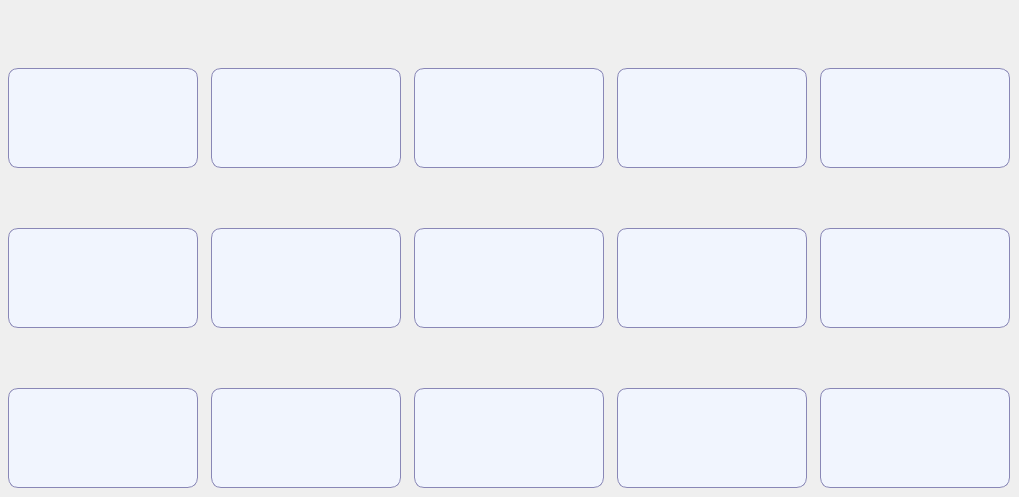
     <widget class="QWidget" name="page_5">
      <widget class="QPushButton" name="Btn_copyStacking13">
       <property name="geometry">
        <rect>
         <x>414</x>
         <y>388</y>
         <width>190</width>
         <height>100</height>
        </rect>
       </property>
       <property name="minimumSize">
        <size>
         <width>190</width>
         <height>100</height>
        </size>
       </property>
       <property name="maximumSize">
        <size>
         <width>190</width>
         <height>100</height>
        </size>
       </property>
       <property name="font">
        <font>
         <pointsize>18</pointsize>
        </font>
       </property>
       <property name="styleSheet">
        <string notr="true">QPushButton
{
    background-color:#F1F5FE;
    border-style:solid; /*边框风格*/
    border-width:1px;/*边框宽度*/
    border-color:#8987B6; /*边框颜色*/
    border-radius:10px; /*边框倒角*/
}
QPushButton:pressed,QPushButton::checked
{
    border-style:outset; /*边框风格*/
    background-color:qlineargradient(x1: 0, y1: 0, x2: 0, y2: 1, stop:0 #00befa, stop: 1 #0160ea);/*背景色*/
    border-width:1px;/*边框宽度*/
    border-color:#0055ff; /*边框颜色*/
    border-radius:10px; /*边框倒角*/
}</string>
       </property>
       <property name="text">
        <string/>
       </property>
       <property name="iconSize">
        <size>
         <width>40</width>
         <height>40</height>
        </size>
       </property>
       <property name="checkable">
        <bool>false</bool>
       </property>
       <property name="autoExclusive">
        <bool>false</bool>
       </property>
      </widget>
      <widget class="QPushButton" name="Btn_copyStacking12">
       <property name="geometry">
        <rect>
         <x>211</x>
         <y>388</y>
         <width>190</width>
         <height>100</height>
        </rect>
       </property>
       <property name="minimumSize">
        <size>
         <width>190</width>
         <height>100</height>
        </size>
       </property>
       <property name="maximumSize">
        <size>
         <width>190</width>
         <height>100</height>
        </size>
       </property>
       <property name="font">
        <font>
         <pointsize>18</pointsize>
        </font>
       </property>
       <property name="styleSheet">
        <string notr="true">QPushButton
{
    background-color:#F1F5FE;
    border-style:solid; /*边框风格*/
    border-width:1px;/*边框宽度*/
    border-color:#8987B6; /*边框颜色*/
    border-radius:10px; /*边框倒角*/
}
QPushButton:pressed,QPushButton::checked
{
    border-style:outset; /*边框风格*/
    background-color:qlineargradient(x1: 0, y1: 0, x2: 0, y2: 1, stop:0 #00befa, stop: 1 #0160ea);/*背景色*/
    border-width:1px;/*边框宽度*/
    border-color:#0055ff; /*边框颜色*/
    border-radius:10px; /*边框倒角*/
}</string>
       </property>
       <property name="text">
        <string/>
       </property>
       <property name="iconSize">
        <size>
         <width>40</width>
         <height>40</height>
        </size>
       </property>
       <property name="checkable">
        <bool>false</bool>
       </property>
       <property name="autoExclusive">
        <bool>false</bool>
       </property>
      </widget>
      <widget class="QPushButton" name="Btn_copyStacking9">
       <property name="geometry">
        <rect>
         <x>617</x>
         <y>228</y>
         <width>190</width>
         <height>100</height>
        </rect>
       </property>
       <property name="minimumSize">
        <size>
         <width>190</width>
         <height>100</height>
        </size>
       </property>
       <property name="maximumSize">
        <size>
         <width>190</width>
         <height>100</height>
        </size>
       </property>
       <property name="font">
        <font>
         <pointsize>18</pointsize>
        </font>
       </property>
       <property name="styleSheet">
        <string notr="true">QPushButton
{
    background-color:#F1F5FE;
    border-style:solid; /*边框风格*/
    border-width:1px;/*边框宽度*/
    border-color:#8987B6; /*边框颜色*/
    border-radius:10px; /*边框倒角*/
}
QPushButton:pressed,QPushButton::checked
{
    border-style:outset; /*边框风格*/
    background-color:qlineargradient(x1: 0, y1: 0, x2: 0, y2: 1, stop:0 #00befa, stop: 1 #0160ea);/*背景色*/
    border-width:1px;/*边框宽度*/
    border-color:#0055ff; /*边框颜色*/
    border-radius:10px; /*边框倒角*/
}</string>
       </property>
       <property name="text">
        <string/>
       </property>
       <property name="iconSize">
        <size>
         <width>40</width>
         <height>40</height>
        </size>
       </property>
       <property name="checkable">
        <bool>false</bool>
       </property>
       <property name="autoExclusive">
        <bool>false</bool>
       </property>
      </widget>
      <widget class="QPushButton" name="Btn_copyStacking6">
       <property name="geometry">
        <rect>
         <x>8</x>
         <y>228</y>
         <width>190</width>
         <height>100</height>
        </rect>
       </property>
       <property name="minimumSize">
        <size>
         <width>190</width>
         <height>100</height>
        </size>
       </property>
       <property name="maximumSize">
        <size>
         <width>190</width>
         <height>100</height>
        </size>
       </property>
       <property name="font">
        <font>
         <pointsize>18</pointsize>
        </font>
       </property>
       <property name="styleSheet">
        <string notr="true">QPushButton
{
    background-color:#F1F5FE;
    border-style:solid; /*边框风格*/
    border-width:1px;/*边框宽度*/
    border-color:#8987B6; /*边框颜色*/
    border-radius:10px; /*边框倒角*/
}
QPushButton:pressed,QPushButton::checked
{
    border-style:outset; /*边框风格*/
    background-color:qlineargradient(x1: 0, y1: 0, x2: 0, y2: 1, stop:0 #00befa, stop: 1 #0160ea);/*背景色*/
    border-width:1px;/*边框宽度*/
    border-color:#0055ff; /*边框颜色*/
    border-radius:10px; /*边框倒角*/
}</string>
       </property>
       <property name="text">
        <string/>
       </property>
       <property name="iconSize">
        <size>
         <width>40</width>
         <height>40</height>
        </size>
       </property>
       <property name="checkable">
        <bool>false</bool>
       </property>
       <property name="autoExclusive">
        <bool>false</bool>
       </property>
      </widget>
      <widget class="QPushButton" name="Btn_copyStacking8">
       <property name="geometry">
        <rect>
         <x>414</x>
         <y>228</y>
         <width>190</width>
         <height>100</height>
        </rect>
       </property>
       <property name="minimumSize">
        <size>
         <width>190</width>
         <height>100</height>
        </size>
       </property>
       <property name="maximumSize">
        <size>
         <width>190</width>
         <height>100</height>
        </size>
       </property>
       <property name="font">
        <font>
         <pointsize>18</pointsize>
        </font>
       </property>
       <property name="styleSheet">
        <string notr="true">QPushButton
{
    background-color:#F1F5FE;
    border-style:solid; /*边框风格*/
    border-width:1px;/*边框宽度*/
    border-color:#8987B6; /*边框颜色*/
    border-radius:10px; /*边框倒角*/
}
QPushButton:pressed,QPushButton::checked
{
    border-style:outset; /*边框风格*/
    background-color:qlineargradient(x1: 0, y1: 0, x2: 0, y2: 1, stop:0 #00befa, stop: 1 #0160ea);/*背景色*/
    border-width:1px;/*边框宽度*/
    border-color:#0055ff; /*边框颜色*/
    border-radius:10px; /*边框倒角*/
}</string>
       </property>
       <property name="text">
        <string/>
       </property>
       <property name="iconSize">
        <size>
         <width>40</width>
         <height>40</height>
        </size>
       </property>
       <property name="checkable">
        <bool>false</bool>
       </property>
       <property name="autoExclusive">
        <bool>false</bool>
       </property>
      </widget>
      <widget class="QPushButton" name="Btn_copyStacking1">
       <property name="geometry">
        <rect>
         <x>8</x>
         <y>68</y>
         <width>190</width>
         <height>100</height>
        </rect>
       </property>
       <property name="minimumSize">
        <size>
         <width>190</width>
         <height>100</height>
        </size>
       </property>
       <property name="maximumSize">
        <size>
         <width>190</width>
         <height>100</height>
        </size>
       </property>
       <property name="font">
        <font>
         <pointsize>18</pointsize>
        </font>
       </property>
       <property name="styleSheet">
        <string notr="true">QPushButton
{
    background-color:#F1F5FE;
    border-style:solid; /*边框风格*/
    border-width:1px;/*边框宽度*/
    border-color:#8987B6; /*边框颜色*/
    border-radius:10px; /*边框倒角*/
}
QPushButton:pressed,QPushButton::checked
{
    border-style:outset; /*边框风格*/
    background-color:qlineargradient(x1: 0, y1: 0, x2: 0, y2: 1, stop:0 #00befa, stop: 1 #0160ea);/*背景色*/
    border-width:1px;/*边框宽度*/
    border-color:#0055ff; /*边框颜色*/
    border-radius:10px; /*边框倒角*/
}</string>
       </property>
       <property name="text">
        <string/>
       </property>
       <property name="iconSize">
        <size>
         <width>40</width>
         <height>40</height>
        </size>
       </property>
       <property name="checkable">
        <bool>false</bool>
       </property>
       <property name="autoExclusive">
        <bool>false</bool>
       </property>
      </widget>
      <widget class="QPushButton" name="Btn_copyStacking11">
       <property name="geometry">
        <rect>
         <x>8</x>
         <y>388</y>
         <width>190</width>
         <height>100</height>
        </rect>
       </property>
       <property name="minimumSize">
        <size>
         <width>190</width>
         <height>100</height>
        </size>
       </property>
       <property name="maximumSize">
        <size>
         <width>190</width>
         <height>100</height>
        </size>
       </property>
       <property name="font">
        <font>
         <pointsize>18</pointsize>
        </font>
       </property>
       <property name="styleSheet">
        <string notr="true">QPushButton
{
    background-color:#F1F5FE;
    border-style:solid; /*边框风格*/
    border-width:1px;/*边框宽度*/
    border-color:#8987B6; /*边框颜色*/
    border-radius:10px; /*边框倒角*/
}
QPushButton:pressed,QPushButton::checked
{
    border-style:outset; /*边框风格*/
    background-color:qlineargradient(x1: 0, y1: 0, x2: 0, y2: 1, stop:0 #00befa, stop: 1 #0160ea);/*背景色*/
    border-width:1px;/*边框宽度*/
    border-color:#0055ff; /*边框颜色*/
    border-radius:10px; /*边框倒角*/
}</string>
       </property>
       <property name="text">
        <string/>
       </property>
       <property name="iconSize">
        <size>
         <width>40</width>
         <height>40</height>
        </size>
       </property>
       <property name="checkable">
        <bool>false</bool>
       </property>
       <property name="autoExclusive">
        <bool>false</bool>
       </property>
      </widget>
      <widget class="QPushButton" name="Btn_copyStacking15">
       <property name="geometry">
        <rect>
         <x>820</x>
         <y>388</y>
         <width>190</width>
         <height>100</height>
        </rect>
       </property>
       <property name="minimumSize">
        <size>
         <width>190</width>
         <height>100</height>
        </size>
       </property>
       <property name="maximumSize">
        <size>
         <width>190</width>
         <height>100</height>
        </size>
       </property>
       <property name="font">
        <font>
         <pointsize>18</pointsize>
        </font>
       </property>
       <property name="styleSheet">
        <string notr="true">QPushButton
{
    background-color:#F1F5FE;
    border-style:solid; /*边框风格*/
    border-width:1px;/*边框宽度*/
    border-color:#8987B6; /*边框颜色*/
    border-radius:10px; /*边框倒角*/
}
QPushButton:pressed,QPushButton::checked
{
    border-style:outset; /*边框风格*/
    background-color:qlineargradient(x1: 0, y1: 0, x2: 0, y2: 1, stop:0 #00befa, stop: 1 #0160ea);/*背景色*/
    border-width:1px;/*边框宽度*/
    border-color:#0055ff; /*边框颜色*/
    border-radius:10px; /*边框倒角*/
}</string>
       </property>
       <property name="text">
        <string/>
       </property>
       <property name="iconSize">
        <size>
         <width>40</width>
         <height>40</height>
        </size>
       </property>
       <property name="checkable">
        <bool>false</bool>
       </property>
       <property name="autoExclusive">
        <bool>false</bool>
       </property>
      </widget>
      <widget class="QPushButton" name="Btn_copyStacking14">
       <property name="geometry">
        <rect>
         <x>617</x>
         <y>388</y>
         <width>190</width>
         <height>100</height>
        </rect>
       </property>
       <property name="minimumSize">
        <size>
         <width>190</width>
         <height>100</height>
        </size>
       </property>
       <property name="maximumSize">
        <size>
         <width>190</width>
         <height>100</height>
        </size>
       </property>
       <property name="font">
        <font>
         <pointsize>18</pointsize>
        </font>
       </property>
       <property name="styleSheet">
        <string notr="true">QPushButton
{
    background-color:#F1F5FE;
    border-style:solid; /*边框风格*/
    border-width:1px;/*边框宽度*/
    border-color:#8987B6; /*边框颜色*/
    border-radius:10px; /*边框倒角*/
}
QPushButton:pressed,QPushButton::checked
{
    border-style:outset; /*边框风格*/
    background-color:qlineargradient(x1: 0, y1: 0, x2: 0, y2: 1, stop:0 #00befa, stop: 1 #0160ea);/*背景色*/
    border-width:1px;/*边框宽度*/
    border-color:#0055ff; /*边框颜色*/
    border-radius:10px; /*边框倒角*/
}</string>
       </property>
       <property name="text">
        <string/>
       </property>
       <property name="iconSize">
        <size>
         <width>40</width>
         <height>40</height>
        </size>
       </property>
       <property name="checkable">
        <bool>false</bool>
       </property>
       <property name="autoExclusive">
        <bool>false</bool>
       </property>
      </widget>
      <widget class="QPushButton" name="Btn_copyStacking3">
       <property name="geometry">
        <rect>
         <x>414</x>
         <y>68</y>
         <width>190</width>
         <height>100</height>
        </rect>
       </property>
       <property name="minimumSize">
        <size>
         <width>190</width>
         <height>100</height>
        </size>
       </property>
       <property name="maximumSize">
        <size>
         <width>190</width>
         <height>100</height>
        </size>
       </property>
       <property name="font">
        <font>
         <pointsize>18</pointsize>
        </font>
       </property>
       <property name="styleSheet">
        <string notr="true">QPushButton
{
    background-color:#F1F5FE;
    border-style:solid; /*边框风格*/
    border-width:1px;/*边框宽度*/
    border-color:#8987B6; /*边框颜色*/
    border-radius:10px; /*边框倒角*/
}
QPushButton:pressed,QPushButton::checked
{
    border-style:outset; /*边框风格*/
    background-color:qlineargradient(x1: 0, y1: 0, x2: 0, y2: 1, stop:0 #00befa, stop: 1 #0160ea);/*背景色*/
    border-width:1px;/*边框宽度*/
    border-color:#0055ff; /*边框颜色*/
    border-radius:10px; /*边框倒角*/
}</string>
       </property>
       <property name="text">
        <string/>
       </property>
       <property name="iconSize">
        <size>
         <width>40</width>
         <height>40</height>
        </size>
       </property>
       <property name="checkable">
        <bool>false</bool>
       </property>
       <property name="autoExclusive">
        <bool>false</bool>
       </property>
      </widget>
      <widget class="QPushButton" name="Btn_copyStacking2">
       <property name="geometry">
        <rect>
         <x>211</x>
         <y>68</y>
         <width>190</width>
         <height>100</height>
        </rect>
       </property>
       <property name="minimumSize">
        <size>
         <width>190</width>
         <height>100</height>
        </size>
       </property>
       <property name="maximumSize">
        <size>
         <width>190</width>
         <height>100</height>
        </size>
       </property>
       <property name="font">
        <font>
         <pointsize>18</pointsize>
        </font>
       </property>
       <property name="styleSheet">
        <string notr="true">QPushButton
{
    background-color:#F1F5FE;
    border-style:solid; /*边框风格*/
    border-width:1px;/*边框宽度*/
    border-color:#8987B6; /*边框颜色*/
    border-radius:10px; /*边框倒角*/
}
QPushButton:pressed,QPushButton::checked
{
    border-style:outset; /*边框风格*/
    background-color:qlineargradient(x1: 0, y1: 0, x2: 0, y2: 1, stop:0 #00befa, stop: 1 #0160ea);/*背景色*/
    border-width:1px;/*边框宽度*/
    border-color:#0055ff; /*边框颜色*/
    border-radius:10px; /*边框倒角*/
}</string>
       </property>
       <property name="text">
        <string/>
       </property>
       <property name="iconSize">
        <size>
         <width>40</width>
         <height>40</height>
        </size>
       </property>
       <property name="checkable">
        <bool>false</bool>
       </property>
       <property name="autoExclusive">
        <bool>false</bool>
       </property>
      </widget>
      <widget class="QPushButton" name="Btn_copyStacking10">
       <property name="geometry">
        <rect>
         <x>820</x>
         <y>228</y>
         <width>190</width>
         <height>100</height>
        </rect>
       </property>
       <property name="minimumSize">
        <size>
         <width>190</width>
         <height>100</height>
        </size>
       </property>
       <property name="maximumSize">
        <size>
         <width>190</width>
         <height>100</height>
        </size>
       </property>
       <property name="font">
        <font>
         <pointsize>18</pointsize>
        </font>
       </property>
       <property name="styleSheet">
        <string notr="true">QPushButton
{
    background-color:#F1F5FE;
    border-style:solid; /*边框风格*/
    border-width:1px;/*边框宽度*/
    border-color:#8987B6; /*边框颜色*/
    border-radius:10px; /*边框倒角*/
}
QPushButton:pressed,QPushButton::checked
{
    border-style:outset; /*边框风格*/
    background-color:qlineargradient(x1: 0, y1: 0, x2: 0, y2: 1, stop:0 #00befa, stop: 1 #0160ea);/*背景色*/
    border-width:1px;/*边框宽度*/
    border-color:#0055ff; /*边框颜色*/
    border-radius:10px; /*边框倒角*/
}</string>
       </property>
       <property name="text">
        <string/>
       </property>
       <property name="iconSize">
        <size>
         <width>40</width>
         <height>40</height>
        </size>
       </property>
       <property name="checkable">
        <bool>false</bool>
       </property>
       <property name="autoExclusive">
        <bool>false</bool>
       </property>
      </widget>
      <widget class="QPushButton" name="Btn_copyStacking5">
       <property name="geometry">
        <rect>
         <x>820</x>
         <y>68</y>
         <width>190</width>
         <height>100</height>
        </rect>
       </property>
       <property name="minimumSize">
        <size>
         <width>190</width>
         <height>100</height>
        </size>
       </property>
       <property name="maximumSize">
        <size>
         <width>190</width>
         <height>100</height>
        </size>
       </property>
       <property name="font">
        <font>
         <pointsize>18</pointsize>
        </font>
       </property>
       <property name="styleSheet">
        <string notr="true">QPushButton
{
    background-color:#F1F5FE;
    border-style:solid; /*边框风格*/
    border-width:1px;/*边框宽度*/
    border-color:#8987B6; /*边框颜色*/
    border-radius:10px; /*边框倒角*/
}
QPushButton:pressed,QPushButton::checked
{
    border-style:outset; /*边框风格*/
    background-color:qlineargradient(x1: 0, y1: 0, x2: 0, y2: 1, stop:0 #00befa, stop: 1 #0160ea);/*背景色*/
    border-width:1px;/*边框宽度*/
    border-color:#0055ff; /*边框颜色*/
    border-radius:10px; /*边框倒角*/
}</string>
       </property>
       <property name="text">
        <string/>
       </property>
       <property name="iconSize">
        <size>
         <width>40</width>
         <height>40</height>
        </size>
       </property>
       <property name="checkable">
        <bool>false</bool>
       </property>
       <property name="autoExclusive">
        <bool>false</bool>
       </property>
      </widget>
      <widget class="QPushButton" name="Btn_copyStacking7">
       <property name="geometry">
        <rect>
         <x>211</x>
         <y>228</y>
         <width>190</width>
         <height>100</height>
        </rect>
       </property>
       <property name="minimumSize">
        <size>
         <width>190</width>
         <height>100</height>
        </size>
       </property>
       <property name="maximumSize">
        <size>
         <width>190</width>
         <height>100</height>
        </size>
       </property>
       <property name="font">
        <font>
         <pointsize>18</pointsize>
        </font>
       </property>
       <property name="styleSheet">
        <string notr="true">QPushButton
{
    background-color:#F1F5FE;
    border-style:solid; /*边框风格*/
    border-width:1px;/*边框宽度*/
    border-color:#8987B6; /*边框颜色*/
    border-radius:10px; /*边框倒角*/
}
QPushButton:pressed,QPushButton::checked
{
    border-style:outset; /*边框风格*/
    background-color:qlineargradient(x1: 0, y1: 0, x2: 0, y2: 1, stop:0 #00befa, stop: 1 #0160ea);/*背景色*/
    border-width:1px;/*边框宽度*/
    border-color:#0055ff; /*边框颜色*/
    border-radius:10px; /*边框倒角*/
}</string>
       </property>
       <property name="text">
        <string/>
       </property>
       <property name="iconSize">
        <size>
         <width>40</width>
         <height>40</height>
        </size>
       </property>
       <property name="checkable">
        <bool>false</bool>
       </property>
       <property name="autoExclusive">
        <bool>false</bool>
       </property>
      </widget>
      <widget class="QPushButton" name="Btn_copyStacking4">
       <property name="geometry">
        <rect>
         <x>617</x>
         <y>68</y>
         <width>190</width>
         <height>100</height>
        </rect>
       </property>
       <property name="minimumSize">
        <size>
         <width>190</width>
         <height>100</height>
        </size>
       </property>
       <property name="maximumSize">
        <size>
         <width>190</width>
         <height>100</height>
        </size>
       </property>
       <property name="font">
        <font>
         <pointsize>18</pointsize>
        </font>
       </property>
       <property name="styleSheet">
        <string notr="true">QPushButton
{
    background-color:#F1F5FE;
    border-style:solid; /*边框风格*/
    border-width:1px;/*边框宽度*/
    border-color:#8987B6; /*边框颜色*/
    border-radius:10px; /*边框倒角*/
}
QPushButton:pressed,QPushButton::checked
{
    border-style:outset; /*边框风格*/
    background-color:qlineargradient(x1: 0, y1: 0, x2: 0, y2: 1, stop:0 #00befa, stop: 1 #0160ea);/*背景色*/
    border-width:1px;/*边框宽度*/
    border-color:#0055ff; /*边框颜色*/
    border-radius:10px; /*边框倒角*/
}</string>
       </property>
       <property name="text">
        <string/>
       </property>
       <property name="iconSize">
        <size>
         <width>40</width>
         <height>40</height>
        </size>
       </property>
       <property name="checkable">
        <bool>false</bool>
       </property>
       <property name="autoExclusive">
        <bool>false</bool>
       </property>
      </widget>
     </widget>
